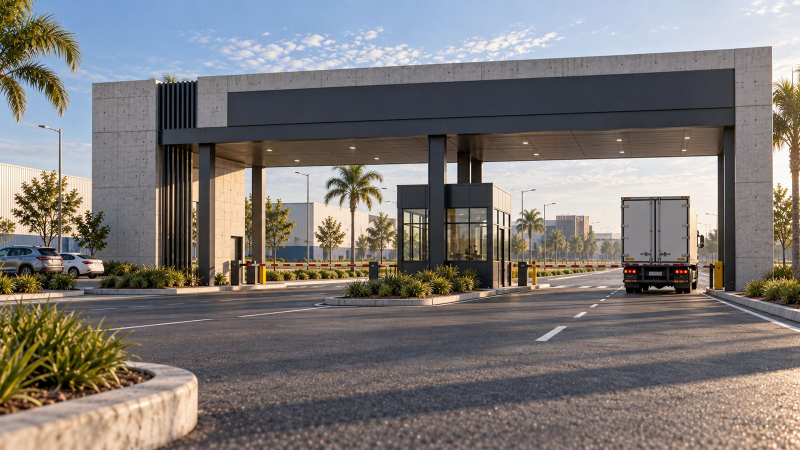
#> input picture assets/web/fotos/portaria.jpg, 1600 x 900 px (shown at 1/2 size)
$ python build_refs.py
#> lines starting #> are read from the running program, lines starting #| are printed output that depends on the picture; after the words box and inside, x2 and y2 are one past the last pixel; in counts of white or black regions, pixels touching at a corner belong together
#!/usr/bin/env python3
# -*- coding: utf-8 -*-
"""Gera o kit de referências do prompt do Supermercado (Bracerum Market).

    python3 docs/prompt-supermercado/build_refs.py      # da raiz do repositório

Escreve em docs/prompt-supermercado/:
  ref-A-luz-acabamento.jpg   portaria aprovada: luz, câmera, cor e nível de acabamento
  ref-B-arquitetura.jpg      edifício comercial do Select: concreto, ripado de madeira, vidro, beiral escuro
  ref-C-via-paisagismo.jpg   boulevard do parque: asfalto, meio-fio, palmeiras, árvores, escala
  ref-D-implantacao.png      planta-guia do conjunto vista de cima, sem nenhum texto

As três fotos são renders finalizados do cliente (pasta "Imagens BracerumPark Finalizadas"),
com o vermelho neutralizado (regra da marca) e o letreiro da ref B apagado — gerador de imagem
copia texto de referência para a imagem final.

DEPENDÊNCIAS: pip install numpy pillow scipy
"""

import os
import numpy as np
from PIL import Image, ImageDraw, ImageFilter
from scipy import ndimage as ndi

HERE = os.path.dirname(os.path.abspath(__file__))
ROOT = os.path.abspath(os.path.join(HERE, '..', '..'))


def sem_vermelho(im):
    """Dessatura vermelho puro (cancela, lanterna, flor) — mesma regra do kit da vista aérea."""
    a = np.array(im.convert('RGB')).astype(np.float32) / 255
    mx, mn = a.max(-1), a.min(-1)
    dlt = mx - mn + 1e-6
    r, g, b = a[..., 0], a[..., 1], a[..., 2]
    hue = np.where(mx == r, ((g - b) / dlt) % 6, np.where(mx == g, (b - r) / dlt + 2, (r - g) / dlt + 4)) * 60
    m = ((hue <= 14) | (hue >= 340)) & (dlt / (mx + 1e-6) >= 0.45) & (mx >= 0.30)
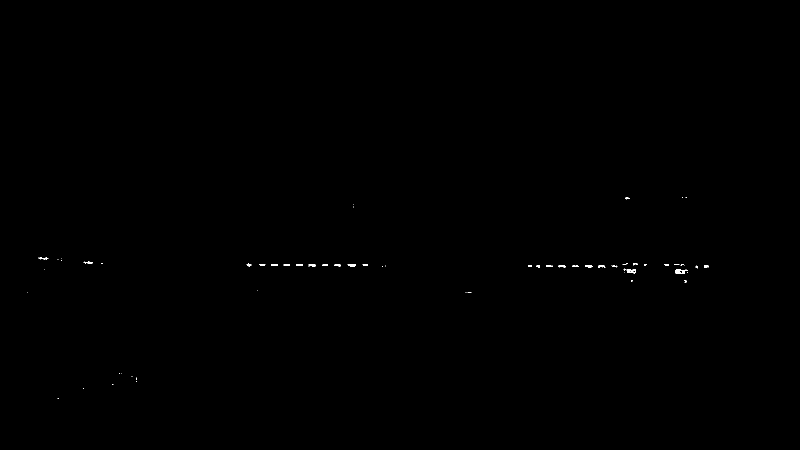
#> m: shape (900, 1600) bool (shown at 1/2 size); 0.1% white; 67 white regions (41 under 20 px), largest, box (x1, y1, x2, y2) and area: (1350, 539, 1376, 547) 132, (1247, 538, 1272, 547) 116, (695, 528, 712, 534) 63
    m = ndi.binary_dilation(m, iterations=1)
#> m: shape (900, 1600) bool; 0.18% white; 52 white regions (17 under 20 px), largest, box (x1, y1, x2, y2) and area: (1349, 538, 1377, 548) 224, (1246, 535, 1273, 548) 206, (694, 527, 713, 535) 104
    lum = (0.30 * r + 0.59 * g + 0.11 * b)[..., None]
    a = np.where(m[..., None], lum, a)
    return Image.fromarray((a * 255).astype(np.uint8))
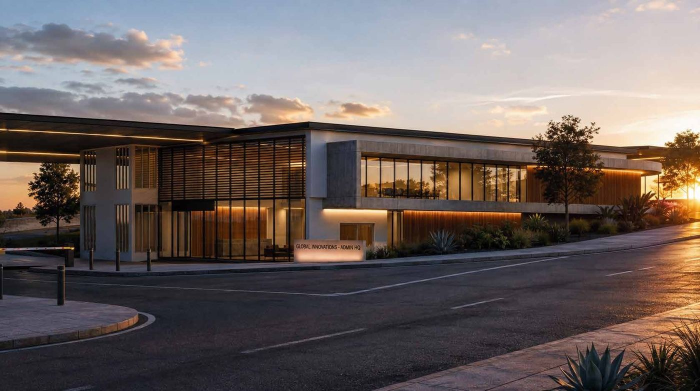
#> input picture assets/park/select-comercial-dia.jpg, 1400 x 782 px (shown at 1/2 size)
#> in sem_vermelho (call 2), `m = ((hue <= 14) | (hue >= 340)) & (dlt / (mx + 1e-6) >= 0.45) & (mx >..`: m: shape (782, 1400) bool; 0.17% white in thin lines or dots, all inside (x1, y1, x2, y2) = (87, 289, 1392, 758)
#> in sem_vermelho (call 2), `m = ndi.binary_dilation(m, iterations=1)`: m: shape (782, 1400) bool; 0.39% white; 157 white regions (118 under 20 px), largest, box (x1, y1, x2, y2) and area: (1271, 526, 1308, 607) 1087, (1319, 396, 1342, 417) 274, (1316, 488, 1336, 513) 199


def apagar(im, caixa, raio=14):
    """Borra um retângulo (x0, y0, x1, y1) em fração da imagem — some com o letreiro."""
#> called with caixa = (0.415, 0.61, 0.528, 0.672), raio = 14
    w, h = im.size
#> w = 1400; h = 782
    x0, y0, x1, y1 = (int(caixa[0] * w), int(caixa[1] * h), int(caixa[2] * w), int(caixa[3] * h))
#> x0 = 581; y0 = 477; x1 = 739; y1 = 525
    trecho = im.crop((x0, y0, x1, y1))
    # média da caixa + desfoque forte: vira uma placa lisa, sem resto de letra
    cor = tuple(int(c) for c in np.array(trecho).reshape(-1, 3).mean(0))
#> cor = (152, 112, 90)
    liso = Image.new('RGB', trecho.size, cor).filter(ImageFilter.GaussianBlur(raio))
    im.paste(Image.blend(trecho.filter(ImageFilter.GaussianBlur(raio)), liso, 0.6), (x0, y0))
    return im


def fotos():
    a = sem_vermelho(Image.open(os.path.join(ROOT, 'assets/web/fotos/portaria.jpg')))
    a.save(os.path.join(HERE, 'ref-A-luz-acabamento.jpg'), quality=92)

    b = sem_vermelho(Image.open(os.path.join(ROOT, 'assets/park/select-comercial-dia.jpg')))
    b = apagar(b, (0.415, 0.610, 0.528, 0.672))          # totem "GLOBAL INNOVATIONS – ADMIN HQ"
    b.save(os.path.join(HERE, 'ref-B-arquitetura.jpg'), quality=92)

    c = sem_vermelho(Image.open(os.path.join(ROOT, 'assets/web/fotos/vias-boulevard.jpg')))
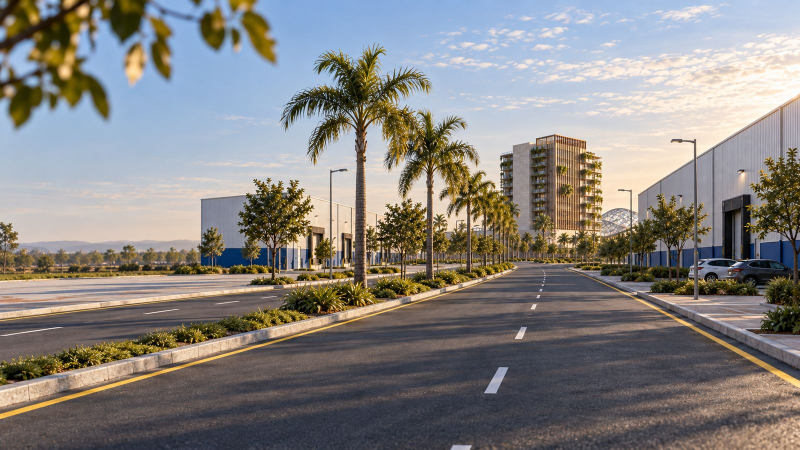
#> input picture assets/web/fotos/vias-boulevard.jpg, 1600 x 900 px (shown at 1/2 size)
#> in sem_vermelho (call 3), `dlt = mx - mn + 1e-6`:
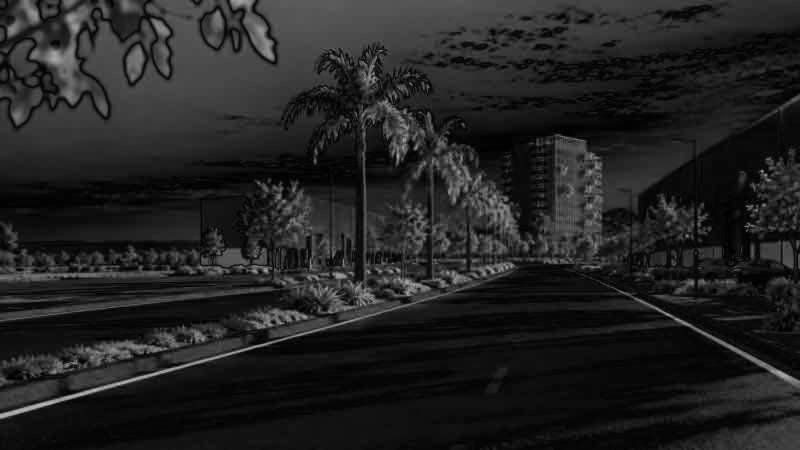
#> dlt: shape (900, 1600) float32 (shown at 1/2 size); min 1e-06, max 0.776, mean 0.134
#> in sem_vermelho (call 3), `r, g, b = a[..., 0], a[..., 1], a[..., 2]`:
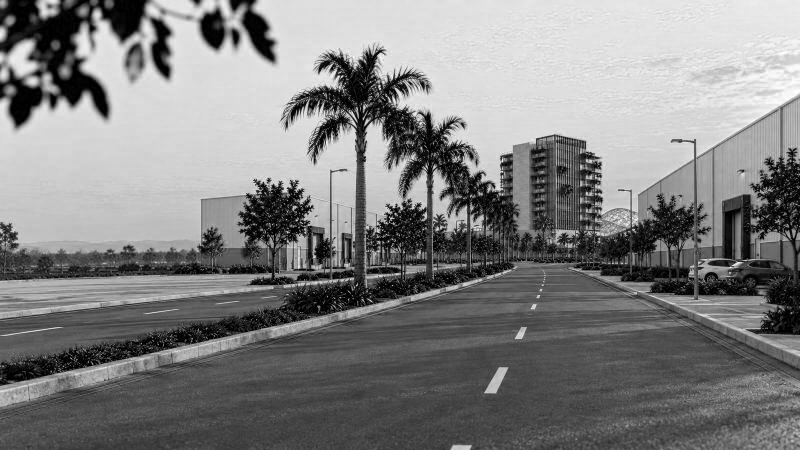
#> b: shape (900, 1600) float32 (shown at 1/2 size); min 0, max 1, mean 0.505
#> in sem_vermelho (call 3), `hue = np.where(mx == r, ((g - b) / dlt) % 6, np.where(mx == g, (b - r)..`:
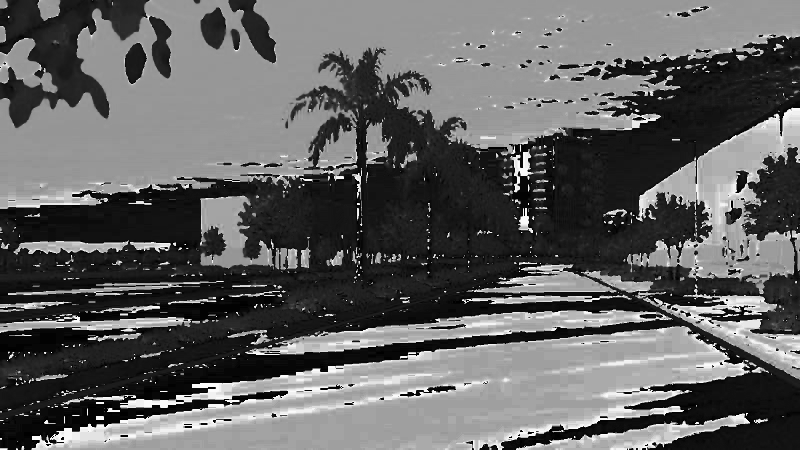
#> hue: shape (900, 1600) float32 (shown at 1/2 size); min 0, max 359.1, mean 137.7; drawn with min black and max white
#> in sem_vermelho (call 3), `m = ((hue <= 14) | (hue >= 340)) & (dlt / (mx + 1e-6) >= 0.45) & (mx >..`: m: shape (900, 1600) bool; 0.01% white in thin lines or dots, all inside (x1, y1, x2, y2) = (22, 272, 1480, 764)
#> in sem_vermelho (call 3), `m = ndi.binary_dilation(m, iterations=1)`: m: shape (900, 1600) bool; 0.01% white; 15 white regions (12 under 20 px), largest, box (x1, y1, x2, y2) and area: (1466, 536, 1481, 543) 64, (1395, 533, 1404, 539) 39, (1114, 271, 1117, 281) 20
    c.save(os.path.join(HERE, 'ref-C-via-paisagismo.jpg'), quality=92)


# --------------------------------------------------------------------------- planta-guia
# Metros, origem no canto superior esquerdo do terreno. Lido como na prancha do V14: a faixa
# comercial desce de cima (Via Costeira) e o Supermercado fecha a ponta de baixo, de frente
# para o boulevard. O quadro do V14 dá 4.606 m² para supermercado + lojas.
W_M, H_M, PX = 150, 110, 12            # terreno de 150 x 110 m, 12 px por metro

COR = {
    'fundo':   (236, 232, 222),        # grama seca/terreno
    'asfalto': (78, 78, 80),
    'calcada': (214, 208, 196),
    'mercado': (250, 250, 248),
    'loja':    (222, 214, 198),
    'marquise': (60, 58, 54),
    'docas':   (170, 170, 168),
    'arvore':  (110, 132, 92),
    'grama':   (176, 190, 150),
    'vaga':    (200, 200, 200),
}


def ret(d, x0, y0, x1, y1, cor, borda=None):
    d.rectangle([x0 * PX, y0 * PX, x1 * PX, y1 * PX], fill=cor, outline=borda, width=2 if borda else 0)


def arvore(d, x, y, r=2.6):
    d.ellipse([(x - r) * PX, (y - r) * PX, (x + r) * PX, (y + r) * PX], fill=COR['arvore'])


def implantacao():
    im = Image.new('RGB', (W_M * PX, H_M * PX), COR['fundo'])
#> im: PIL image 1800x1320 RGB
    d = ImageDraw.Draw(im)

    # boulevard na frente (embaixo), com canteiro central arborizado
    ret(d, 0, 96, W_M, 110, COR['asfalto'])
    ret(d, 0, 102.2, W_M, 103.8, COR['grama'])
    for x in range(6, W_M, 12):
        arvore(d, x, 103, 1.8)
    # via lateral de serviço (esquerda), que leva às docas
    ret(d, 0, 0, 9, 96, COR['asfalto'])

    # calçada larga sob a marquise, de ponta a ponta
    ret(d, 14, 40, 140, 46, COR['calcada'])

    # supermercado: caixa de ~78 x 36 m
    ret(d, 14, 4, 92, 40, COR['mercado'], (120, 120, 118))
    # três lojas em fila, à direita: farmácia (esquina) + 2 lojas — 16 m de frente cada
    for i, x in enumerate((92, 108, 124)):
        ret(d, x, 18, x + 16, 40, COR['loja'], (120, 120, 118))
    # marquise contínua (faixa escura fina sobre a calçada)
    ret(d, 14, 40, 140, 42.2, COR['marquise'])
    # docas nos fundos, escondidas atrás de um muro verde
    ret(d, 9, 0, 92, 4, COR['docas'])
    for x in (20, 34, 48):
        ret(d, x, 0.6, x + 9, 3.4, (120, 120, 118))
    ret(d, 92, 14, 140, 15.5, COR['grama'])
    for x in range(96, 140, 7):
        arvore(d, x, 9, 2.4)

    # estacionamento em frente: 3 pentes de vagas com fileiras de árvores entre eles
    for y0 in (48, 66, 84):
        ret(d, 14, y0, 140, y0 + 10, COR['asfalto'])
        for x in range(15, 140, 3):
            d.line([x * PX, y0 * PX, x * PX, (y0 + 4.6) * PX], fill=COR['vaga'], width=2)
            d.line([x * PX, (y0 + 5.4) * PX, x * PX, (y0 + 10) * PX], fill=COR['vaga'], width=2)
        if y0 < 84:
            ret(d, 14, y0 + 10, 140, y0 + 18, COR['grama'])
            for x in range(19, 140, 10):
                arvore(d, x, y0 + 14)
    # corredores de circulação entre os pentes
    ret(d, 140, 46, 146, 96, COR['asfalto'])
    ret(d, 9, 46, 14, 96, COR['asfalto'])

    im = im.filter(ImageFilter.GaussianBlur(0.6))
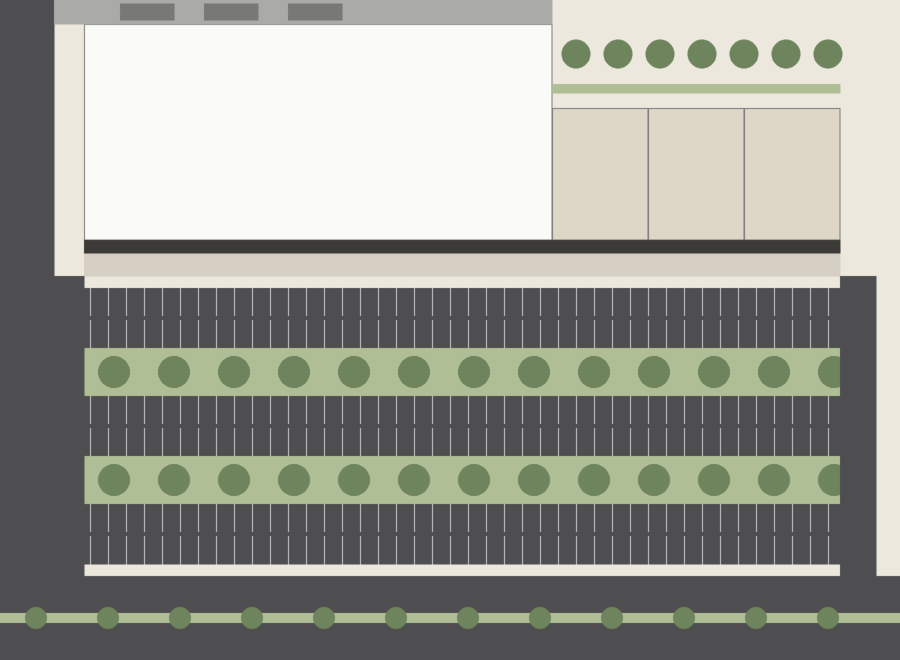
#> im: PIL image 1800x1320 RGB (shown at 1/2 size); mean R, G, B 153.7, 155.1, 146.8
    im.save(os.path.join(HERE, 'ref-D-implantacao.png'), optimize=True)


if __name__ == '__main__':
    fotos()
    implantacao()
    print('pronto.')
